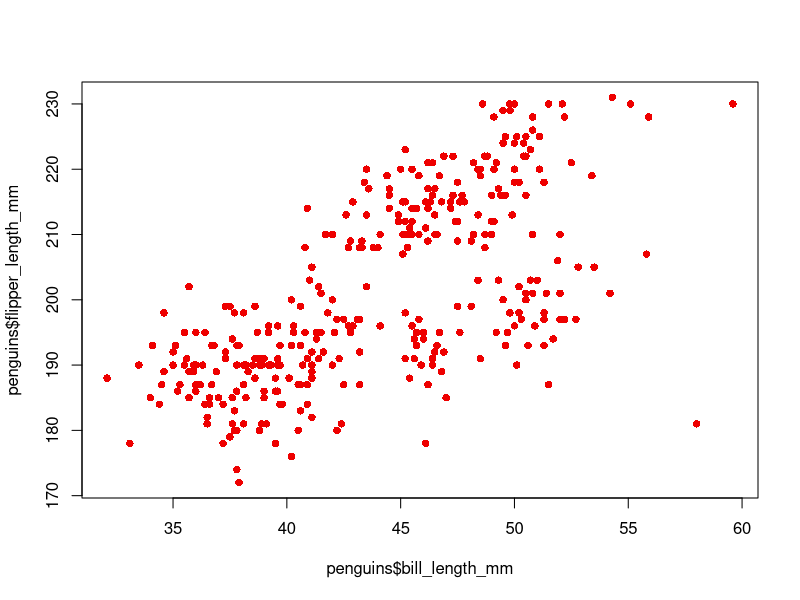

Write the R code that produced this figure.
library(palmerpenguins)

plot(
  penguins$bill_length_mm, 
  penguins$flipper_length_mm,
  col = "red2",
  pch = 16
)

